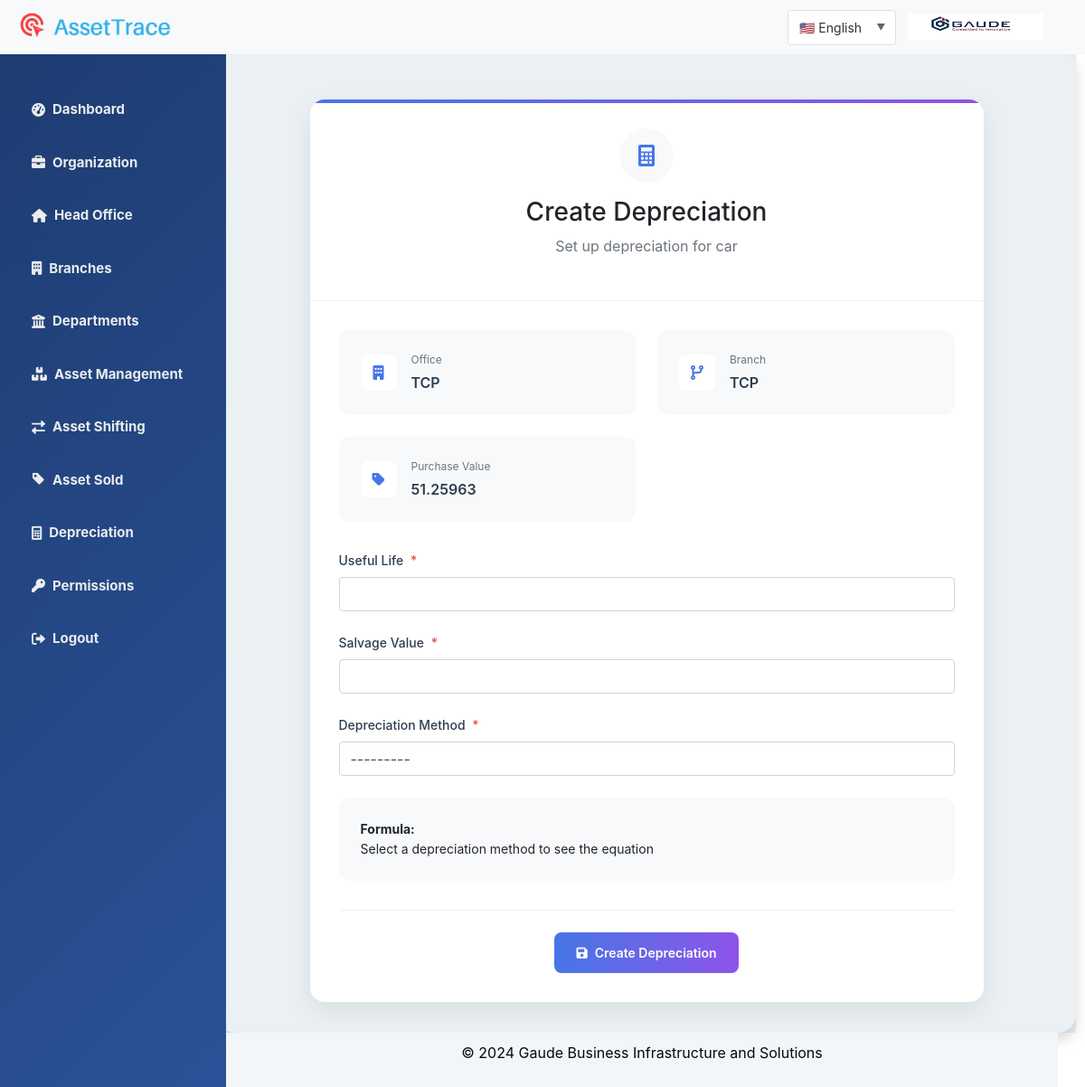
The app's page /asset/depreciation/create/?asset=67 (signed in) with its own data.
### asset_App/models.py (models this page shows, shortened)
class AssetData(models.Model):
    asset_type = models.ForeignKey(AssetType, on_delete=models.CASCADE, related_name='assets')
    asset_code=models.CharField(max_length=200,unique=True)
    office=models.ForeignKey(HeadOffice,on_delete=models.CASCADE)
    branch=models.ForeignKey(Branches,on_delete=models.CASCADE)
    department=models.ForeignKey(Departments,on_delete=models.CASCADE)
    asset_name = models.CharField(max_length=200)
    model = models.CharField(max_length=200,null=True,blank=True)
    serial_number = models.CharField(max_length=200, unique=True,null=True,blank=True)
    purchase_date = models.DateField(null=True,blank=True)
    warranty_info = models.CharField(max_length=200,null=True,blank=True)
    price = models.DecimalField(max_digits=30, decimal_places=5)
    is_sold = models.BooleanField(default=False)
    custodian=models.CharField(max_length=30,null=True,blank=True)
    sold_date = models.DateField(null=True, blank=True)  # New field to track sold date
    verified=models.BooleanField(default=False)
    class Meta:
        ordering = ['-purchase_date']

### authentication/models.py (models this page shows)
class HeadOffice(models.Model):
    prefix = models.CharField(max_length=10, unique=True)
    client = models.ForeignKey(Client, on_delete=models.CASCADE)
    name = models.CharField(max_length=255)
    address = models.CharField(max_length=255)
    contact_number = models.CharField(max_length=15,validators=[validate_phone_number])
    is_branch = models.BooleanField(default=False)
    logo_image=models.ImageField(upload_to='offiec_logo')
    created_at=models.DateTimeField(auto_now_add=True)
    def __str__(self):
        return f"{self.prefix}"

class Branches(models.Model):
    prefix = models.CharField(max_length=10, unique=True)
    head_office = models.ForeignKey(HeadOffice, on_delete=models.CASCADE,null=True,blank=True,related_name='branches')
    branch_name = models.CharField(max_length=255)
    branch_address = models.CharField(max_length=255)
    branch_contact_number = models.CharField(max_length=15,validators=[validate_phone_number])
    logo_image=models.ImageField(upload_to='offiec_logo')
    created_at=models.DateTimeField(auto_now_add=True)
    def __str__(self):
        return f"{self.prefix}"

### asset_App/views.py (the view)
# urls.py: path('depreciation/create/', views.create_depreciation, name='create_depreciation'),
@login_required()
def create_depreciation(request):
    asset_id = request.GET.get('asset')
    asset = get_object_or_404(AssetData, id=asset_id)
    if request.method == 'POST':
        form = DepreciationForm(request.POST, asset=asset)
        if form.is_valid():
            depreciation = form.save(commit=False)
            depreciation.asset = asset
            depreciation.purchase_value = Decimal(str(asset.price))
            depreciation.save()
            messages.success(request, f'Depreciation for asset {asset.asset_name} created successfully.')
            return redirect('depreciation_detail', pk=depreciation.pk)
        else:
            messages.error(request, f'Error creating depreciation: {form.errors}')
    else:
        form = DepreciationForm(asset=asset)
    return render(request, 'asset/create_depreciation.html', {'form': form, 'asset': asset})

### asset_App/forms.py
class DepreciationForm(forms.ModelForm):
    class Meta:
        model = Depreciation
        fields = ['useful_life', 'depreciation_method', 'salvage_value']
        widgets = {
            'asset': forms.Select(attrs={'disabled': 'disabled','class':'form-control'}),
            'useful_life':forms.TextInput(attrs={'class':'form-control'}),
            'depreciation_method':forms.Select(attrs={'class':'form-control'}),
            'salvage_value':forms.TextInput(attrs={'class':'form-control'})
        }
    def __init__(self, *args, **kwargs):
        asset = kwargs.pop('asset', None)
        super().__init__(*args, **kwargs)
        self.fields['salvage_value'].required = False

### authentication/context_processors.py (called while the page is built)
def user_role(request):
    if request.user.is_authenticated:
        user = request.user
        if user.is_superuser:
            role = 'master'
        elif user.is_superadmin:
            role = 'super_admin'
        elif user.is_admin:
            role = 'admin'
        else:
            role = 'unknown'
    else:
        role = 'guest'
    return {'user_role': role}

def logo_context(request):
    if not request.user.is_authenticated:
        return {}
    user = request.user
    if user.head_office and user.head_office.logo_image:
        logo_url = user.head_office.logo_image.url
    elif user.branch and user.branch.logo_image:
        logo_url = user.branch.logo_image.url
    else:
        logo_url = None
    return {
        'logo_url': logo_url,
    }

### templates/asset/create_depreciation.html (shortened to what this page needs)
{% extends 'authentication/dashboard.html' %}
{% load i18n %}
{% block body %}
<div class="container-fluid py-4">
    <div class="row justify-content-center">
        <div class="col-md-10">
            <div class="custom-card">
                <div class="card-decoration"></div>
                <div class="card-header-custom">
                    <div class="header-icon">
                        <i class="fas fa-calculator"></i>
                    </div>
                    <h3>{% trans "Create Depreciation" %}</h3>
                    <p class="text-muted">{% trans "Set up depreciation for" %} {{ asset.asset_name }}</p>
                </div>
                <div class="card-body-custom">
                    <div class="asset-info-cards">
                        <div class="info-card">
                            <div class="info-icon">
                                <i class="fas fa-building"></i>
                            </div>
                            <div class="info-content">
                                <label>{% trans "Office" %}</label>
                                <p>{{ asset.office }}</p>
                            </div>
                        </div>
                        <div class="info-card">
                            <div class="info-icon">
                                <i class="fas fa-code-branch"></i>
                            </div>
                            <div class="info-content">
                                <label>{% trans "Branch" %}</label>
                                <p>{{ asset.branch }}</p>
                            </div>
                        </div>
                        <div class="info-card">
                            <div class="info-icon">
                                <i class="fas fa-tag"></i>
                            </div>
                            <div class="info-content">
                                <label>{% trans "Purchase Value" %}</label>
                                <p>{{ asset.price }}</p>
                            </div>
                        </div>
                    </div>
                    <form method="post">
                        <div class="form-fields">
                            <div class="form-field-wrapper">
                                <label for="{{ form.useful_life.id_for_label }}" class="field-label">
                                    {% trans "Useful Life" %}
                                    <span class="required-star">*</span>
                                </label>
                                {{ form.useful_life }}
                            </div>
                            <div class="form-field-wrapper">
                                <label for="{{ form.salvage_value.id_for_label }}" class="field-label">
                                    {% trans "Salvage Value" %}
                                    <span class="required-star">*</span>
                                </label>
                                {{ form.salvage_value }}
                            </div>
                            <div class="form-field-wrapper">
                                <label for="{{ form.depreciation_method.id_for_label }}" class="field-label">
                                    {% trans "Depreciation Method" %}
                                    <span class="required-star">*</span>
                                </label>
                                {{ form.depreciation_method }}
                            </div>
                            <div id="depreciation-equation" class="equation-card">
                            </div>
                            <div class="form-actions">
                                <button type="submit" class="submit-button">
                                    <i class="fas fa-save"></i>
                                    {% trans "Create Depreciation" %}
                                </button>
                            </div>
                        </div>
                    </form>
                </div>
            </div>
        </div>
    </div>
</div>
<link rel="stylesheet" href="https://cdnjs.cloudflare.com/ajax/libs/font-awesome/6.0.0/css/all.min.css">
{% endblock %}

### static/css/style.css (style rules this page uses)
body { font-family: 'Wittgenstein', sans-serif; background-color: #babcbd; padding-top: 56px; }

### templates/asset/create_depreciation.html (style rules this page uses)
.custom-card { background: white; border-radius: 16px; box-shadow: 0 10px 30px rgba(0, 0, 0, 0.08); position: relative; overflow: hidden; margin-top: 20px; }
.card-decoration { position: absolute; top: 0; left: 0; right: 0; height: 4px; background: linear-gradient(90deg, #4776E6 0%, #8E54E9 100%); }
.card-header-custom { padding: 2rem; text-align: center; border-bottom: 1px solid rgba(0, 0, 0, 0.05); }
.header-icon { width: 60px; height: 60px; background: #f8f9fa; border-radius: 50%; display: flex; align-items: center; justify-content: center; margin: 0 auto 1rem; }
.header-icon i { font-size: 24px; color: #4776E6; }
.card-body-custom { padding: 2rem; }
.asset-info-cards { display: grid; grid-template-columns: repeat(auto-fit, minmax(250px, 1fr)); gap: 1.5rem; margin-bottom: 2rem; }
.info-card { background: #f8f9fa; padding: 1.5rem; border-radius: 12px; display: flex; align-items: center; gap: 1rem; }
.info-icon { width: 40px; height: 40px; background: white; border-radius: 8px; display: flex; align-items: center; justify-content: center; color: #4776E6; }
.info-content label { font-size: 12px; color: #6c757d; margin-bottom: 4px; display: block; }
.info-content p { margin: 0; font-weight: 600; color: #2c3e50; }
.form-field-wrapper { margin-bottom: 1.5rem; }
.field-label { display: block; margin-bottom: 8px; font-weight: 500; color: #2c3e50; font-size: 14px; }
.required-star { color: #e74c3c; margin-left: 4px; }
input, select { width: 100%; padding: 12px 16px; border: 2px solid #e9ecef; border-radius: 8px; font-size: 14px; transition: all 0.3s ease; background: #f8f9fa; }
.equation-card { background: #f8f9fa; padding: 1.5rem; border-radius: 12px; margin: 1.5rem 0; font-size: 14px; line-height: 1.6; }
.form-actions { margin-top: 2rem; padding-top: 1.5rem; border-top: 1px solid rgba(0, 0, 0, 0.05); text-align: center; }
.submit-button { background: linear-gradient(90deg, #4776E6 0%, #8E54E9 100%); color: white; border: none; padding: 12px 24px; border-radius: 8px; font-size: 14px; font-weight: 600; display: inline-flex; align-items: center; gap: 8px; cursor: pointer; transition: all 0.3s ease; }

### records on screen
AssetData: asset_name "car", office "TCP", branch "TCP", price "51.25963"
